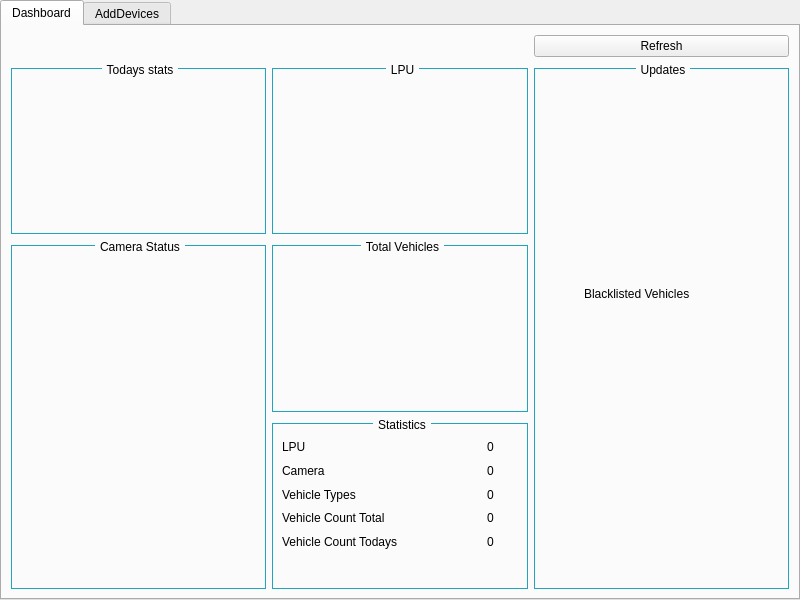
<?xml version="1.0" encoding="UTF-8"?>
<ui version="4.0">
 <class>Control_center</class>
 <widget class="QWidget" name="Control_center">
  <property name="geometry">
   <rect>
    <x>0</x>
    <y>0</y>
    <width>800</width>
    <height>600</height>
   </rect>
  </property>
  <property name="sizePolicy">
   <sizepolicy hsizetype="Expanding" vsizetype="Expanding">
    <horstretch>0</horstretch>
    <verstretch>0</verstretch>
   </sizepolicy>
  </property>
  <property name="windowTitle">
   <string>Form</string>
  </property>
  <property name="styleSheet">
   <string notr="true"/>
  </property>
  <layout class="QVBoxLayout" name="verticalLayout_6">
   <property name="spacing">
    <number>0</number>
   </property>
   <property name="leftMargin">
    <number>0</number>
   </property>
   <property name="topMargin">
    <number>0</number>
   </property>
   <property name="rightMargin">
    <number>0</number>
   </property>
   <property name="bottomMargin">
    <number>0</number>
   </property>
   <item>
    <widget class="QTabWidget" name="tabWidget">
     <property name="styleSheet">
      <string notr="true"/>
     </property>
     <property name="currentIndex">
      <number>0</number>
     </property>
     <widget class="QWidget" name="tab_dashboard">
      <attribute name="title">
       <string>Dashboard</string>
      </attribute>
      <layout class="QGridLayout" name="gridLayout_2">
       <item row="0" column="2">
        <widget class="QPushButton" name="dashboard_refresh_btn">
         <property name="styleSheet">
          <string notr="true">QPushButton:hover {
        border: none;
        background-color: rgb(128,128,128);
        }</string>
         </property>
         <property name="text">
          <string>Refresh</string>
         </property>
        </widget>
       </item>
       <item row="1" column="1">
        <widget class="QGroupBox" name="groupBox_LPU">
         <property name="styleSheet">
          <string notr="true">QGroupBox {
    border: 1px solid #22a4bc;
    border-radius: 0px;
    padding-top: 10px;
    margin-top: 5px;
}

QGroupBox:title {
    subcontrol-origin: margin;
    subcontrol-position: top center;
    margin-left: 3px;
    margin-right: 3px;
}</string>
         </property>
         <property name="title">
          <string>LPU</string>
         </property>
        </widget>
       </item>
       <item row="2" column="0" rowspan="2">
        <widget class="QGroupBox" name="groupBox_Camera_status">
         <property name="styleSheet">
          <string notr="true">QGroupBox {
    border: 1px solid #22a4bc;
    border-radius: 0px;
    padding-top: 10px;
    margin-top: 5px;
}

QGroupBox:title {
    subcontrol-origin: margin;
    subcontrol-position: top center;
    margin-left: 3px;
    margin-right: 3px;
}</string>
         </property>
         <property name="title">
          <string>Camera Status</string>
         </property>
        </widget>
       </item>
       <item row="1" column="0">
        <widget class="QGroupBox" name="groupBox_todays_stats">
         <property name="styleSheet">
          <string notr="true">QGroupBox {
    border: 1px solid #22a4bc;
    border-radius: 0px;
    padding-top: 10px;
    margin-top: 5px;
}

QGroupBox:title {
    subcontrol-origin: margin;
    subcontrol-position: top center;
    margin-left: 3px;
    margin-right: 3px;
}</string>
         </property>
         <property name="title">
          <string>Todays stats</string>
         </property>
        </widget>
       </item>
       <item row="2" column="1">
        <widget class="QGroupBox" name="groupBox_Total_vehicle">
         <property name="styleSheet">
          <string notr="true">QGroupBox {
    border: 1px solid #22a4bc;
    border-radius: 0px;
    padding-top: 10px;
    margin-top: 5px;
}

QGroupBox:title {
    subcontrol-origin: margin;
    subcontrol-position: top center;
    margin-left: 3px;
    margin-right: 3px;
}</string>
         </property>
         <property name="title">
          <string>Total Vehicles</string>
         </property>
        </widget>
       </item>
       <item row="3" column="1">
        <widget class="QGroupBox" name="groupBox_Statistics">
         <property name="styleSheet">
          <string notr="true">QGroupBox {
    border: 1px solid #22a4bc;
    border-radius: 0px;
    padding-top: 10px;
    margin-top: 5px;
}

QGroupBox:title {
    subcontrol-origin: margin;
    subcontrol-position: top center;
    margin-left: 3px;
    margin-right: 3px;
}</string>
         </property>
         <property name="title">
          <string>Statistics</string>
         </property>
         <widget class="QWidget" name="layoutWidget">
          <property name="geometry">
           <rect>
            <x>10</x>
            <y>20</y>
            <width>212</width>
            <height>113</height>
           </rect>
          </property>
          <layout class="QHBoxLayout" name="horizontalLayout_13">
           <item>
            <layout class="QVBoxLayout" name="verticalLayout_7">
             <item>
              <widget class="QLabel" name="label_LPU">
               <property name="text">
                <string>LPU</string>
               </property>
              </widget>
             </item>
             <item>
              <widget class="QLabel" name="label_11">
               <property name="text">
                <string>Camera</string>
               </property>
              </widget>
             </item>
             <item>
              <widget class="QLabel" name="label_12">
               <property name="text">
                <string>Vehicle Types</string>
               </property>
              </widget>
             </item>
             <item>
              <widget class="QLabel" name="label_13">
               <property name="text">
                <string>Vehicle Count Total</string>
               </property>
              </widget>
             </item>
             <item>
              <widget class="QLabel" name="label_14">
               <property name="text">
                <string>Vehicle Count Todays</string>
               </property>
              </widget>
             </item>
            </layout>
           </item>
           <item>
            <spacer name="horizontalSpacer_16">
             <property name="orientation">
              <enum>Qt::Horizontal</enum>
             </property>
             <property name="sizeHint" stdset="0">
              <size>
               <width>40</width>
               <height>20</height>
              </size>
             </property>
            </spacer>
           </item>
           <item>
            <layout class="QVBoxLayout" name="verticalLayout_8">
             <item>
              <widget class="QLabel" name="label_LPU_count">
               <property name="text">
                <string>0</string>
               </property>
              </widget>
             </item>
             <item>
              <widget class="QLabel" name="label_Camera_count">
               <property name="text">
                <string>0</string>
               </property>
              </widget>
             </item>
             <item>
              <widget class="QLabel" name="label_Vehicle_type_count">
               <property name="text">
                <string>0</string>
               </property>
              </widget>
             </item>
             <item>
              <widget class="QLabel" name="label_Vehicle_count_total">
               <property name="text">
                <string>0</string>
               </property>
              </widget>
             </item>
             <item>
              <widget class="QLabel" name="label_Vehicle_count_todays">
               <property name="text">
                <string>0</string>
               </property>
              </widget>
             </item>
            </layout>
           </item>
          </layout>
         </widget>
        </widget>
       </item>
       <item row="1" column="2" rowspan="3">
        <widget class="QGroupBox" name="groupBox_updates">
         <property name="minimumSize">
          <size>
           <width>255</width>
           <height>0</height>
          </size>
         </property>
         <property name="maximumSize">
          <size>
           <width>500</width>
           <height>16777215</height>
          </size>
         </property>
         <property name="styleSheet">
          <string notr="true">QGroupBox {
    border: 1px solid #22a4bc;
    border-radius: 0px;
    padding-top: 10px;
    margin-top: 5px;
}

QGroupBox:title {
    subcontrol-origin: margin;
    subcontrol-position: top center;
    margin-left: 3px;
    margin-right: 3px;
}</string>
         </property>
         <property name="title">
          <string>Updates</string>
         </property>
         <widget class="QLabel" name="label_10">
          <property name="geometry">
           <rect>
            <x>50</x>
            <y>210</y>
            <width>161</width>
            <height>41</height>
           </rect>
          </property>
          <property name="text">
           <string>Blacklisted Vehicles</string>
          </property>
         </widget>
        </widget>
       </item>
      </layout>
     </widget>
     <widget class="QWidget" name="tab_2">
      <attribute name="title">
       <string>AddDevices</string>
      </attribute>
      <layout class="QVBoxLayout" name="verticalLayout">
       <item>
        <widget class="QGroupBox" name="groupBox">
         <property name="maximumSize">
          <size>
           <width>16777215</width>
           <height>250</height>
          </size>
         </property>
         <property name="styleSheet">
          <string notr="true"/>
         </property>
         <property name="title">
          <string>ADD SERVER</string>
         </property>
         <layout class="QHBoxLayout" name="horizontalLayout_5">
          <item>
           <layout class="QHBoxLayout" name="horizontalLayout_4">
            <item>
             <layout class="QVBoxLayout" name="verticalLayout_2">
              <item>
               <layout class="QHBoxLayout" name="horizontalLayout">
                <item>
                 <widget class="QLabel" name="label">
                  <property name="text">
                   <string>Name :          </string>
                  </property>
                 </widget>
                </item>
                <item>
                 <spacer name="horizontalSpacer">
                  <property name="orientation">
                   <enum>Qt::Horizontal</enum>
                  </property>
                  <property name="sizeHint" stdset="0">
                   <size>
                    <width>40</width>
                    <height>20</height>
                   </size>
                  </property>
                 </spacer>
                </item>
                <item>
                 <widget class="QLineEdit" name="sever_lineEdit_name">
                  <property name="text">
                   <string/>
                  </property>
                 </widget>
                </item>
               </layout>
              </item>
              <item>
               <layout class="QHBoxLayout" name="horizontalLayout_2">
                <item>
                 <widget class="QLabel" name="label_2">
                  <property name="text">
                   <string>Description :</string>
                  </property>
                 </widget>
                </item>
                <item>
                 <spacer name="horizontalSpacer_2">
                  <property name="orientation">
                   <enum>Qt::Horizontal</enum>
                  </property>
                  <property name="sizeHint" stdset="0">
                   <size>
                    <width>40</width>
                    <height>20</height>
                   </size>
                  </property>
                 </spacer>
                </item>
                <item>
                 <widget class="QLineEdit" name="server_lineEdit__description"/>
                </item>
               </layout>
              </item>
              <item>
               <layout class="QHBoxLayout" name="horizontalLayout_3">
                <item>
                 <spacer name="horizontalSpacer_4">
                  <property name="orientation">
                   <enum>Qt::Horizontal</enum>
                  </property>
                  <property name="sizeHint" stdset="0">
                   <size>
                    <width>40</width>
                    <height>20</height>
                   </size>
                  </property>
                 </spacer>
                </item>
                <item>
                 <widget class="QPushButton" name="server_pushButton_submit">
                  <property name="styleSheet">
                   <string notr="true"/>
                  </property>
                  <property name="text">
                   <string>Submit</string>
                  </property>
                 </widget>
                </item>
                <item>
                 <spacer name="horizontalSpacer_3">
                  <property name="orientation">
                   <enum>Qt::Horizontal</enum>
                  </property>
                  <property name="sizeHint" stdset="0">
                   <size>
                    <width>40</width>
                    <height>20</height>
                   </size>
                  </property>
                 </spacer>
                </item>
                <item>
                 <widget class="QPushButton" name="server_pushButton_cancel">
                  <property name="text">
                   <string>Cancel</string>
                  </property>
                 </widget>
                </item>
               </layout>
              </item>
             </layout>
            </item>
            <item>
             <spacer name="horizontalSpacer_5">
              <property name="orientation">
               <enum>Qt::Horizontal</enum>
              </property>
              <property name="sizeHint" stdset="0">
               <size>
                <width>40</width>
                <height>20</height>
               </size>
              </property>
             </spacer>
            </item>
            <item>
             <widget class="QTableWidget" name="server_tableWidget">
              <property name="styleSheet">
               <string notr="true"/>
              </property>
              <property name="editTriggers">
               <set>QAbstractItemView::NoEditTriggers</set>
              </property>
              <property name="tabKeyNavigation">
               <bool>false</bool>
              </property>
              <property name="showDropIndicator" stdset="0">
               <bool>false</bool>
              </property>
              <property name="dragDropOverwriteMode">
               <bool>false</bool>
              </property>
              <property name="selectionBehavior">
               <enum>QAbstractItemView::SelectRows</enum>
              </property>
              <property name="showGrid">
               <bool>false</bool>
              </property>
              <attribute name="horizontalHeaderDefaultSectionSize">
               <number>100</number>
              </attribute>
              <attribute name="verticalHeaderVisible">
               <bool>false</bool>
              </attribute>
              <column>
               <property name="text">
                <string>LPU Name</string>
               </property>
              </column>
              <column>
               <property name="text">
                <string>Action</string>
               </property>
              </column>
              <column>
               <property name="text">
                <string>id</string>
               </property>
              </column>
             </widget>
            </item>
           </layout>
          </item>
         </layout>
        </widget>
       </item>
       <item>
        <widget class="QGroupBox" name="groupBox_2">
         <property name="styleSheet">
          <string notr="true"/>
         </property>
         <property name="title">
          <string>ADD DEVICE</string>
         </property>
         <layout class="QHBoxLayout" name="horizontalLayout_24">
          <item>
           <layout class="QHBoxLayout" name="horizontalLayout_23">
            <item>
             <layout class="QVBoxLayout" name="verticalLayout_5">
              <item>
               <layout class="QGridLayout" name="gridLayout">
                <item row="0" column="0">
                 <layout class="QHBoxLayout" name="horizontalLayout_6">
                  <item>
                   <widget class="QLabel" name="label_3">
                    <property name="text">
                     <string>Server :                 </string>
                    </property>
                   </widget>
                  </item>
                  <item>
                   <spacer name="horizontalSpacer_6">
                    <property name="orientation">
                     <enum>Qt::Horizontal</enum>
                    </property>
                    <property name="sizeType">
                     <enum>QSizePolicy::Preferred</enum>
                    </property>
                    <property name="sizeHint" stdset="0">
                     <size>
                      <width>40</width>
                      <height>20</height>
                     </size>
                    </property>
                   </spacer>
                  </item>
                  <item>
                   <widget class="QComboBox" name="add_device_comboBox">
                    <property name="sizePolicy">
                     <sizepolicy hsizetype="Expanding" vsizetype="Fixed">
                      <horstretch>0</horstretch>
                      <verstretch>0</verstretch>
                     </sizepolicy>
                    </property>
                   </widget>
                  </item>
                 </layout>
                </item>
                <item row="0" column="1">
                 <spacer name="horizontalSpacer_13">
                  <property name="orientation">
                   <enum>Qt::Horizontal</enum>
                  </property>
                  <property name="sizeHint" stdset="0">
                   <size>
                    <width>40</width>
                    <height>20</height>
                   </size>
                  </property>
                 </spacer>
                </item>
                <item row="0" column="2">
                 <layout class="QHBoxLayout" name="horizontalLayout_9">
                  <item>
                   <widget class="QLabel" name="label_6">
                    <property name="text">
                     <string>Name :          </string>
                    </property>
                   </widget>
                  </item>
                  <item>
                   <spacer name="horizontalSpacer_9">
                    <property name="orientation">
                     <enum>Qt::Horizontal</enum>
                    </property>
                    <property name="sizeHint" stdset="0">
                     <size>
                      <width>40</width>
                      <height>20</height>
                     </size>
                    </property>
                   </spacer>
                  </item>
                  <item>
                   <widget class="QLineEdit" name="add_device_lineEdit_name"/>
                  </item>
                 </layout>
                </item>
                <item row="1" column="0">
                 <layout class="QHBoxLayout" name="horizontalLayout_7">
                  <item>
                   <widget class="QLabel" name="label_4">
                    <property name="text">
                     <string>IP/Cloud ID :        </string>
                    </property>
                   </widget>
                  </item>
                  <item>
                   <spacer name="horizontalSpacer_7">
                    <property name="orientation">
                     <enum>Qt::Horizontal</enum>
                    </property>
                    <property name="sizeHint" stdset="0">
                     <size>
                      <width>40</width>
                      <height>20</height>
                     </size>
                    </property>
                   </spacer>
                  </item>
                  <item>
                   <widget class="QLineEdit" name="add_device_lineEdit_ip"/>
                  </item>
                 </layout>
                </item>
                <item row="1" column="1">
                 <spacer name="horizontalSpacer_14">
                  <property name="orientation">
                   <enum>Qt::Horizontal</enum>
                  </property>
                  <property name="sizeHint" stdset="0">
                   <size>
                    <width>40</width>
                    <height>20</height>
                   </size>
                  </property>
                 </spacer>
                </item>
                <item row="1" column="2">
                 <layout class="QHBoxLayout" name="horizontalLayout_10">
                  <item>
                   <widget class="QLabel" name="label_7">
                    <property name="text">
                     <string>Port :          </string>
                    </property>
                   </widget>
                  </item>
                  <item>
                   <spacer name="horizontalSpacer_10">
                    <property name="orientation">
                     <enum>Qt::Horizontal</enum>
                    </property>
                    <property name="sizeHint" stdset="0">
                     <size>
                      <width>40</width>
                      <height>20</height>
                     </size>
                    </property>
                   </spacer>
                  </item>
                  <item>
                   <widget class="QLineEdit" name="add_device_lineEdit_port"/>
                  </item>
                 </layout>
                </item>
                <item row="2" column="0">
                 <layout class="QHBoxLayout" name="horizontalLayout_8">
                  <item>
                   <widget class="QLabel" name="label_5">
                    <property name="text">
                     <string>User Name :        </string>
                    </property>
                   </widget>
                  </item>
                  <item>
                   <spacer name="horizontalSpacer_8">
                    <property name="orientation">
                     <enum>Qt::Horizontal</enum>
                    </property>
                    <property name="sizeHint" stdset="0">
                     <size>
                      <width>40</width>
                      <height>20</height>
                     </size>
                    </property>
                   </spacer>
                  </item>
                  <item>
                   <widget class="QLineEdit" name="add_device_lineEdit_username"/>
                  </item>
                 </layout>
                </item>
                <item row="2" column="1">
                 <spacer name="horizontalSpacer_15">
                  <property name="orientation">
                   <enum>Qt::Horizontal</enum>
                  </property>
                  <property name="sizeHint" stdset="0">
                   <size>
                    <width>40</width>
                    <height>20</height>
                   </size>
                  </property>
                 </spacer>
                </item>
                <item row="2" column="2">
                 <layout class="QHBoxLayout" name="horizontalLayout_11">
                  <item>
                   <widget class="QLabel" name="label_8">
                    <property name="text">
                     <string>Password :          </string>
                    </property>
                   </widget>
                  </item>
                  <item>
                   <spacer name="horizontalSpacer_11">
                    <property name="orientation">
                     <enum>Qt::Horizontal</enum>
                    </property>
                    <property name="sizeHint" stdset="0">
                     <size>
                      <width>40</width>
                      <height>20</height>
                     </size>
                    </property>
                   </spacer>
                  </item>
                  <item>
                   <widget class="QLineEdit" name="add_device_lineEdit_password"/>
                  </item>
                 </layout>
                </item>
               </layout>
              </item>
              <item>
               <layout class="QVBoxLayout" name="verticalLayout_4">
                <item>
                 <layout class="QVBoxLayout" name="verticalLayout_3">
                  <item>
                   <layout class="QHBoxLayout" name="horizontalLayout_12">
                    <item>
                     <widget class="QLabel" name="label_9">
                      <property name="text">
                       <string>RTSP Main url :           </string>
                      </property>
                     </widget>
                    </item>
                    <item>
                     <spacer name="horizontalSpacer_12">
                      <property name="orientation">
                       <enum>Qt::Horizontal</enum>
                      </property>
                      <property name="sizeType">
                       <enum>QSizePolicy::Preferred</enum>
                      </property>
                      <property name="sizeHint" stdset="0">
                       <size>
                        <width>40</width>
                        <height>20</height>
                       </size>
                      </property>
                     </spacer>
                    </item>
                    <item>
                     <widget class="QLineEdit" name="lineEdit_RTSP_main_url"/>
                    </item>
                   </layout>
                  </item>
                  <item>
                   <layout class="QHBoxLayout" name="horizontalLayout_21">
                    <item>
                     <widget class="QLabel" name="label_18">
                      <property name="text">
                       <string>RTSP Sub Url :            </string>
                      </property>
                     </widget>
                    </item>
                    <item>
                     <spacer name="horizontalSpacer_27">
                      <property name="orientation">
                       <enum>Qt::Horizontal</enum>
                      </property>
                      <property name="sizeType">
                       <enum>QSizePolicy::Preferred</enum>
                      </property>
                      <property name="sizeHint" stdset="0">
                       <size>
                        <width>40</width>
                        <height>20</height>
                       </size>
                      </property>
                     </spacer>
                    </item>
                    <item>
                     <widget class="QLineEdit" name="lineEdit_RTSP_sub_url"/>
                    </item>
                   </layout>
                  </item>
                 </layout>
                </item>
                <item>
                 <layout class="QHBoxLayout" name="horizontalLayout_22">
                  <item>
                   <spacer name="horizontalSpacer_29">
                    <property name="orientation">
                     <enum>Qt::Horizontal</enum>
                    </property>
                    <property name="sizeHint" stdset="0">
                     <size>
                      <width>40</width>
                      <height>20</height>
                     </size>
                    </property>
                   </spacer>
                  </item>
                  <item>
                   <widget class="QPushButton" name="add_device_pushButton_submit">
                    <property name="text">
                     <string>Submit</string>
                    </property>
                   </widget>
                  </item>
                  <item>
                   <spacer name="horizontalSpacer_28">
                    <property name="orientation">
                     <enum>Qt::Horizontal</enum>
                    </property>
                    <property name="sizeHint" stdset="0">
                     <size>
                      <width>40</width>
                      <height>20</height>
                     </size>
                    </property>
                   </spacer>
                  </item>
                  <item>
                   <widget class="QPushButton" name="add_device_pushButton_cancel">
                    <property name="text">
                     <string>Cancel</string>
                    </property>
                   </widget>
                  </item>
                 </layout>
                </item>
               </layout>
              </item>
             </layout>
            </item>
            <item>
             <spacer name="horizontalSpacer_30">
              <property name="orientation">
               <enum>Qt::Horizontal</enum>
              </property>
              <property name="sizeType">
               <enum>QSizePolicy::Expanding</enum>
              </property>
              <property name="sizeHint" stdset="0">
               <size>
                <width>40</width>
                <height>20</height>
               </size>
              </property>
             </spacer>
            </item>
            <item>
             <widget class="QTableWidget" name="add_device_tableWidget">
              <property name="editTriggers">
               <set>QAbstractItemView::NoEditTriggers</set>
              </property>
              <property name="tabKeyNavigation">
               <bool>false</bool>
              </property>
              <property name="showDropIndicator" stdset="0">
               <bool>false</bool>
              </property>
              <property name="dragDropOverwriteMode">
               <bool>false</bool>
              </property>
              <property name="selectionBehavior">
               <enum>QAbstractItemView::SelectRows</enum>
              </property>
              <property name="showGrid">
               <bool>false</bool>
              </property>
              <attribute name="verticalHeaderVisible">
               <bool>false</bool>
              </attribute>
              <column>
               <property name="text">
                <string>Server</string>
               </property>
              </column>
              <column>
               <property name="text">
                <string>Device</string>
               </property>
              </column>
              <column>
               <property name="text">
                <string>Action</string>
               </property>
              </column>
              <column>
               <property name="text">
                <string>id</string>
               </property>
              </column>
             </widget>
            </item>
           </layout>
          </item>
         </layout>
        </widget>
       </item>
      </layout>
     </widget>
    </widget>
   </item>
  </layout>
 </widget>
 <resources/>
 <connections/>
</ui>
